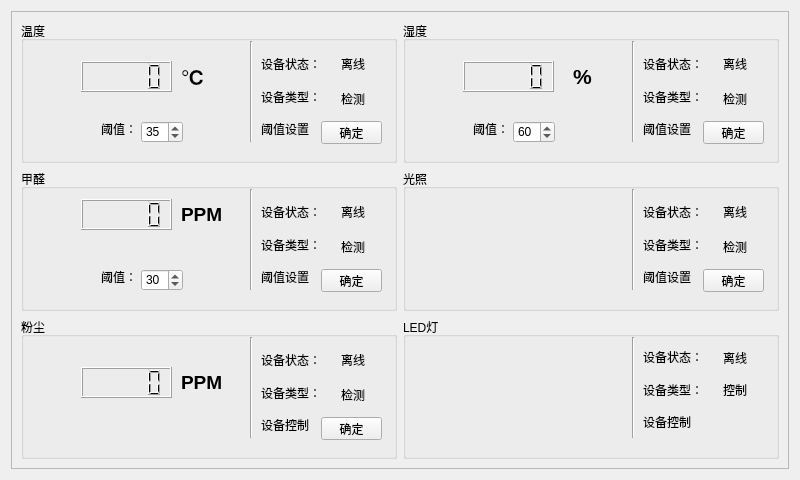
<?xml version="1.0" encoding="UTF-8"?>
<ui version="4.0">
 <class>homeForm</class>
 <widget class="QWidget" name="homeForm">
  <property name="geometry">
   <rect>
    <x>0</x>
    <y>0</y>
    <width>800</width>
    <height>480</height>
   </rect>
  </property>
  <property name="maximumSize">
   <size>
    <width>800</width>
    <height>480</height>
   </size>
  </property>
  <property name="windowTitle">
   <string>Form</string>
  </property>
  <property name="autoFillBackground">
   <bool>true</bool>
  </property>
  <layout class="QGridLayout" name="gridLayout">
   <item row="0" column="1">
    <widget class="QScrollArea" name="scrollArea">
     <property name="minimumSize">
      <size>
       <width>100</width>
       <height>50</height>
      </size>
     </property>
     <property name="widgetResizable">
      <bool>true</bool>
     </property>
     <widget class="QWidget" name="scrollAreaWidgetContents">
      <property name="geometry">
       <rect>
        <x>0</x>
        <y>0</y>
        <width>780</width>
        <height>460</height>
       </rect>
      </property>
      <layout class="QGridLayout" name="gridLayout_2">
       <item row="1" column="0">
        <widget class="QGroupBox" name="groupBox_5">
         <property name="title">
          <string>甲醛</string>
         </property>
         <widget class="Line" name="line_3">
          <property name="geometry">
           <rect>
            <x>220</x>
            <y>20</y>
            <width>20</width>
            <height>101</height>
           </rect>
          </property>
          <property name="orientation">
           <enum>Qt::Vertical</enum>
          </property>
         </widget>
         <widget class="QSpinBox" name="gasspinBox">
          <property name="geometry">
           <rect>
            <x>120</x>
            <y>100</y>
            <width>42</width>
            <height>22</height>
           </rect>
          </property>
          <property name="value">
           <number>30</number>
          </property>
         </widget>
         <widget class="QLabel" name="label_10">
          <property name="geometry">
           <rect>
            <x>80</x>
            <y>100</y>
            <width>31</width>
            <height>16</height>
           </rect>
          </property>
          <property name="text">
           <string>阈值：</string>
          </property>
         </widget>
         <widget class="QLCDNumber" name="gasNumber">
          <property name="geometry">
           <rect>
            <x>60</x>
            <y>30</y>
            <width>91</width>
            <height>31</height>
           </rect>
          </property>
         </widget>
         <widget class="QLabel" name="label_19">
          <property name="geometry">
           <rect>
            <x>160</x>
            <y>30</y>
            <width>51</width>
            <height>31</height>
           </rect>
          </property>
          <property name="text">
           <string>&lt;html&gt;&lt;head/&gt;&lt;body&gt;&lt;p&gt;&lt;span style=&quot; font-size:14pt; font-weight:600;&quot;&gt;PPM&lt;/span&gt;&lt;/p&gt;&lt;/body&gt;&lt;/html&gt;</string>
          </property>
         </widget>
         <widget class="QPushButton" name="gasButton">
          <property name="geometry">
           <rect>
            <x>300</x>
            <y>100</y>
            <width>61</width>
            <height>23</height>
           </rect>
          </property>
          <property name="text">
           <string>确定</string>
          </property>
         </widget>
         <widget class="QLabel" name="label_33">
          <property name="geometry">
           <rect>
            <x>320</x>
            <y>70</y>
            <width>31</width>
            <height>16</height>
           </rect>
          </property>
          <property name="text">
           <string>检测</string>
          </property>
         </widget>
         <widget class="QLabel" name="gasStatelabel">
          <property name="geometry">
           <rect>
            <x>320</x>
            <y>35</y>
            <width>31</width>
            <height>16</height>
           </rect>
          </property>
          <property name="text">
           <string>离线</string>
          </property>
         </widget>
         <widget class="QWidget" name="layoutWidget">
          <property name="geometry">
           <rect>
            <x>240</x>
            <y>30</y>
            <width>62</width>
            <height>91</height>
           </rect>
          </property>
          <layout class="QVBoxLayout" name="verticalLayout_3">
           <item>
            <widget class="QLabel" name="label_12">
             <property name="text">
              <string>设备状态：</string>
             </property>
            </widget>
           </item>
           <item>
            <widget class="QLabel" name="label_11">
             <property name="text">
              <string>设备类型：</string>
             </property>
            </widget>
           </item>
           <item>
            <widget class="QLabel" name="label_9">
             <property name="text">
              <string>阈值设置</string>
             </property>
            </widget>
           </item>
          </layout>
         </widget>
        </widget>
       </item>
       <item row="2" column="1">
        <widget class="QGroupBox" name="groupBox_4">
         <property name="title">
          <string>LED灯</string>
         </property>
         <widget class="Line" name="line_6">
          <property name="geometry">
           <rect>
            <x>220</x>
            <y>20</y>
            <width>20</width>
            <height>101</height>
           </rect>
          </property>
          <property name="orientation">
           <enum>Qt::Vertical</enum>
          </property>
         </widget>
         <widget class="QLabel" name="lamppixlabel">
          <property name="geometry">
           <rect>
            <x>80</x>
            <y>30</y>
            <width>81</width>
            <height>81</height>
           </rect>
          </property>
          <property name="text">
           <string/>
          </property>
         </widget>
         <widget class="QLabel" name="label_39">
          <property name="geometry">
           <rect>
            <x>320</x>
            <y>65</y>
            <width>31</width>
            <height>16</height>
           </rect>
          </property>
          <property name="text">
           <string>控制</string>
          </property>
         </widget>
         <widget class="QLabel" name="lampStatelabel">
          <property name="geometry">
           <rect>
            <x>320</x>
            <y>30</y>
            <width>31</width>
            <height>21</height>
           </rect>
          </property>
          <property name="text">
           <string>离线</string>
          </property>
         </widget>
         <widget class="QWidget" name="layoutWidget">
          <property name="geometry">
           <rect>
            <x>240</x>
            <y>27</y>
            <width>62</width>
            <height>91</height>
           </rect>
          </property>
          <layout class="QVBoxLayout" name="verticalLayout_6">
           <item>
            <widget class="QLabel" name="label_25">
             <property name="text">
              <string>设备状态：</string>
             </property>
            </widget>
           </item>
           <item>
            <widget class="QLabel" name="label_24">
             <property name="text">
              <string>设备类型：</string>
             </property>
            </widget>
           </item>
           <item>
            <widget class="QLabel" name="label_26">
             <property name="text">
              <string>设备控制</string>
             </property>
            </widget>
           </item>
          </layout>
         </widget>
         <widget class="QLabel" name="lamptvaluelabel">
          <property name="geometry">
           <rect>
            <x>170</x>
            <y>60</y>
            <width>41</width>
            <height>21</height>
           </rect>
          </property>
          <property name="text">
           <string/>
          </property>
         </widget>
        </widget>
       </item>
       <item row="2" column="0">
        <widget class="QGroupBox" name="groupBox_3">
         <property name="title">
          <string>粉尘</string>
         </property>
         <widget class="Line" name="line_5">
          <property name="geometry">
           <rect>
            <x>220</x>
            <y>20</y>
            <width>20</width>
            <height>101</height>
           </rect>
          </property>
          <property name="orientation">
           <enum>Qt::Vertical</enum>
          </property>
         </widget>
         <widget class="QLabel" name="label_37">
          <property name="geometry">
           <rect>
            <x>320</x>
            <y>70</y>
            <width>31</width>
            <height>16</height>
           </rect>
          </property>
          <property name="text">
           <string>检测</string>
          </property>
         </widget>
         <widget class="QLabel" name="pm25Statelabel">
          <property name="geometry">
           <rect>
            <x>320</x>
            <y>35</y>
            <width>31</width>
            <height>16</height>
           </rect>
          </property>
          <property name="text">
           <string>离线</string>
          </property>
         </widget>
         <widget class="QWidget" name="layoutWidget">
          <property name="geometry">
           <rect>
            <x>240</x>
            <y>30</y>
            <width>62</width>
            <height>91</height>
           </rect>
          </property>
          <layout class="QVBoxLayout" name="verticalLayout_5">
           <item>
            <widget class="QLabel" name="label_21">
             <property name="text">
              <string>设备状态：</string>
             </property>
            </widget>
           </item>
           <item>
            <widget class="QLabel" name="label_22">
             <property name="text">
              <string>设备类型：</string>
             </property>
            </widget>
           </item>
           <item>
            <widget class="QLabel" name="label_23">
             <property name="text">
              <string>设备控制</string>
             </property>
            </widget>
           </item>
          </layout>
         </widget>
         <widget class="QLabel" name="label_20">
          <property name="geometry">
           <rect>
            <x>160</x>
            <y>50</y>
            <width>51</width>
            <height>31</height>
           </rect>
          </property>
          <property name="text">
           <string>&lt;html&gt;&lt;head/&gt;&lt;body&gt;&lt;p&gt;&lt;span style=&quot; font-size:14pt; font-weight:600;&quot;&gt;PPM&lt;/span&gt;&lt;/p&gt;&lt;/body&gt;&lt;/html&gt;</string>
          </property>
         </widget>
         <widget class="QLCDNumber" name="pm25Number">
          <property name="geometry">
           <rect>
            <x>60</x>
            <y>50</y>
            <width>91</width>
            <height>31</height>
           </rect>
          </property>
         </widget>
         <widget class="QPushButton" name="pm25Button">
          <property name="geometry">
           <rect>
            <x>300</x>
            <y>100</y>
            <width>61</width>
            <height>23</height>
           </rect>
          </property>
          <property name="text">
           <string>确定</string>
          </property>
         </widget>
        </widget>
       </item>
       <item row="0" column="0">
        <widget class="QGroupBox" name="groupBox">
         <property name="title">
          <string>温度</string>
         </property>
         <widget class="Line" name="line">
          <property name="geometry">
           <rect>
            <x>220</x>
            <y>20</y>
            <width>20</width>
            <height>101</height>
           </rect>
          </property>
          <property name="orientation">
           <enum>Qt::Vertical</enum>
          </property>
         </widget>
         <widget class="QLCDNumber" name="tempNumber">
          <property name="geometry">
           <rect>
            <x>60</x>
            <y>40</y>
            <width>91</width>
            <height>31</height>
           </rect>
          </property>
         </widget>
         <widget class="QSpinBox" name="tempspinBox">
          <property name="geometry">
           <rect>
            <x>120</x>
            <y>100</y>
            <width>42</width>
            <height>22</height>
           </rect>
          </property>
          <property name="value">
           <number>35</number>
          </property>
         </widget>
         <widget class="QLabel" name="label_4">
          <property name="geometry">
           <rect>
            <x>80</x>
            <y>100</y>
            <width>31</width>
            <height>16</height>
           </rect>
          </property>
          <property name="text">
           <string>阈值：</string>
          </property>
         </widget>
         <widget class="QLabel" name="label_17">
          <property name="geometry">
           <rect>
            <x>160</x>
            <y>40</y>
            <width>51</width>
            <height>31</height>
           </rect>
          </property>
          <property name="text">
           <string>&lt;html&gt;&lt;head/&gt;&lt;body&gt;&lt;p&gt;&lt;span style=&quot; font-size:16pt; font-weight:600;&quot;&gt;℃&lt;/span&gt;&lt;/p&gt;&lt;/body&gt;&lt;/html&gt;</string>
          </property>
         </widget>
         <widget class="QPushButton" name="tempButton">
          <property name="geometry">
           <rect>
            <x>300</x>
            <y>100</y>
            <width>61</width>
            <height>23</height>
           </rect>
          </property>
          <property name="text">
           <string>确定</string>
          </property>
         </widget>
         <widget class="QWidget" name="layoutWidget">
          <property name="geometry">
           <rect>
            <x>240</x>
            <y>30</y>
            <width>62</width>
            <height>91</height>
           </rect>
          </property>
          <layout class="QVBoxLayout" name="verticalLayout">
           <item>
            <widget class="QLabel" name="label">
             <property name="text">
              <string>设备状态：</string>
             </property>
            </widget>
           </item>
           <item>
            <widget class="QLabel" name="label_2">
             <property name="text">
              <string>设备类型：</string>
             </property>
            </widget>
           </item>
           <item>
            <widget class="QLabel" name="label_3">
             <property name="text">
              <string>阈值设置</string>
             </property>
            </widget>
           </item>
          </layout>
         </widget>
         <widget class="QLabel" name="tempStatelabel">
          <property name="geometry">
           <rect>
            <x>320</x>
            <y>35</y>
            <width>31</width>
            <height>16</height>
           </rect>
          </property>
          <property name="text">
           <string>离线</string>
          </property>
         </widget>
         <widget class="QLabel" name="label_30">
          <property name="geometry">
           <rect>
            <x>320</x>
            <y>70</y>
            <width>31</width>
            <height>16</height>
           </rect>
          </property>
          <property name="text">
           <string>检测</string>
          </property>
         </widget>
        </widget>
       </item>
       <item row="1" column="1">
        <widget class="QGroupBox" name="groupBox_6">
         <property name="title">
          <string>光照</string>
         </property>
         <widget class="Line" name="line_4">
          <property name="geometry">
           <rect>
            <x>220</x>
            <y>20</y>
            <width>20</width>
            <height>101</height>
           </rect>
          </property>
          <property name="orientation">
           <enum>Qt::Vertical</enum>
          </property>
         </widget>
         <widget class="QPushButton" name="lightButton">
          <property name="geometry">
           <rect>
            <x>300</x>
            <y>100</y>
            <width>61</width>
            <height>23</height>
           </rect>
          </property>
          <property name="text">
           <string>确定</string>
          </property>
         </widget>
         <widget class="QLabel" name="label_35">
          <property name="geometry">
           <rect>
            <x>320</x>
            <y>70</y>
            <width>31</width>
            <height>16</height>
           </rect>
          </property>
          <property name="text">
           <string>检测</string>
          </property>
         </widget>
         <widget class="QLabel" name="lightStatelabel">
          <property name="geometry">
           <rect>
            <x>320</x>
            <y>35</y>
            <width>31</width>
            <height>16</height>
           </rect>
          </property>
          <property name="text">
           <string>离线</string>
          </property>
         </widget>
         <widget class="QWidget" name="layoutWidget">
          <property name="geometry">
           <rect>
            <x>240</x>
            <y>30</y>
            <width>62</width>
            <height>91</height>
           </rect>
          </property>
          <layout class="QVBoxLayout" name="verticalLayout_4">
           <item>
            <widget class="QLabel" name="label_16">
             <property name="text">
              <string>设备状态：</string>
             </property>
            </widget>
           </item>
           <item>
            <widget class="QLabel" name="label_15">
             <property name="text">
              <string>设备类型：</string>
             </property>
            </widget>
           </item>
           <item>
            <widget class="QLabel" name="label_13">
             <property name="text">
              <string>阈值设置</string>
             </property>
            </widget>
           </item>
          </layout>
         </widget>
         <widget class="QLabel" name="lightvaluelabel">
          <property name="geometry">
           <rect>
            <x>170</x>
            <y>70</y>
            <width>41</width>
            <height>21</height>
           </rect>
          </property>
          <property name="text">
           <string/>
          </property>
         </widget>
         <widget class="QLabel" name="lightpixlabel">
          <property name="geometry">
           <rect>
            <x>70</x>
            <y>40</y>
            <width>81</width>
            <height>81</height>
           </rect>
          </property>
          <property name="text">
           <string/>
          </property>
         </widget>
        </widget>
       </item>
       <item row="0" column="1">
        <widget class="QGroupBox" name="groupBox_2">
         <property name="title">
          <string>湿度</string>
         </property>
         <widget class="Line" name="line_2">
          <property name="geometry">
           <rect>
            <x>220</x>
            <y>20</y>
            <width>20</width>
            <height>101</height>
           </rect>
          </property>
          <property name="orientation">
           <enum>Qt::Vertical</enum>
          </property>
         </widget>
         <widget class="QSpinBox" name="humispinBox">
          <property name="geometry">
           <rect>
            <x>110</x>
            <y>100</y>
            <width>42</width>
            <height>22</height>
           </rect>
          </property>
          <property name="value">
           <number>60</number>
          </property>
         </widget>
         <widget class="QLabel" name="label_6">
          <property name="geometry">
           <rect>
            <x>70</x>
            <y>100</y>
            <width>31</width>
            <height>16</height>
           </rect>
          </property>
          <property name="text">
           <string>阈值：</string>
          </property>
         </widget>
         <widget class="QLCDNumber" name="humiNumber">
          <property name="geometry">
           <rect>
            <x>60</x>
            <y>40</y>
            <width>91</width>
            <height>31</height>
           </rect>
          </property>
         </widget>
         <widget class="QLabel" name="label_18">
          <property name="geometry">
           <rect>
            <x>170</x>
            <y>40</y>
            <width>51</width>
            <height>31</height>
           </rect>
          </property>
          <property name="text">
           <string>&lt;html&gt;&lt;head/&gt;&lt;body&gt;&lt;p&gt;&lt;span style=&quot; font-size:16pt; font-weight:600;&quot;&gt;%&lt;/span&gt;&lt;/p&gt;&lt;/body&gt;&lt;/html&gt;</string>
          </property>
         </widget>
         <widget class="QPushButton" name="humiButton">
          <property name="geometry">
           <rect>
            <x>300</x>
            <y>100</y>
            <width>61</width>
            <height>23</height>
           </rect>
          </property>
          <property name="text">
           <string>确定</string>
          </property>
         </widget>
         <widget class="QLabel" name="label_31">
          <property name="geometry">
           <rect>
            <x>320</x>
            <y>70</y>
            <width>31</width>
            <height>16</height>
           </rect>
          </property>
          <property name="text">
           <string>检测</string>
          </property>
         </widget>
         <widget class="QLabel" name="humiStatelabel">
          <property name="geometry">
           <rect>
            <x>320</x>
            <y>35</y>
            <width>35</width>
            <height>16</height>
           </rect>
          </property>
          <property name="text">
           <string>离线</string>
          </property>
         </widget>
         <widget class="QWidget" name="layoutWidget">
          <property name="geometry">
           <rect>
            <x>240</x>
            <y>30</y>
            <width>62</width>
            <height>91</height>
           </rect>
          </property>
          <layout class="QVBoxLayout" name="verticalLayout_2">
           <item>
            <widget class="QLabel" name="label_8">
             <property name="text">
              <string>设备状态：</string>
             </property>
            </widget>
           </item>
           <item>
            <widget class="QLabel" name="label_7">
             <property name="text">
              <string>设备类型：</string>
             </property>
            </widget>
           </item>
           <item>
            <widget class="QLabel" name="label_5">
             <property name="text">
              <string>阈值设置</string>
             </property>
            </widget>
           </item>
          </layout>
         </widget>
        </widget>
       </item>
      </layout>
     </widget>
    </widget>
   </item>
  </layout>
 </widget>
 <resources/>
 <connections/>
</ui>
